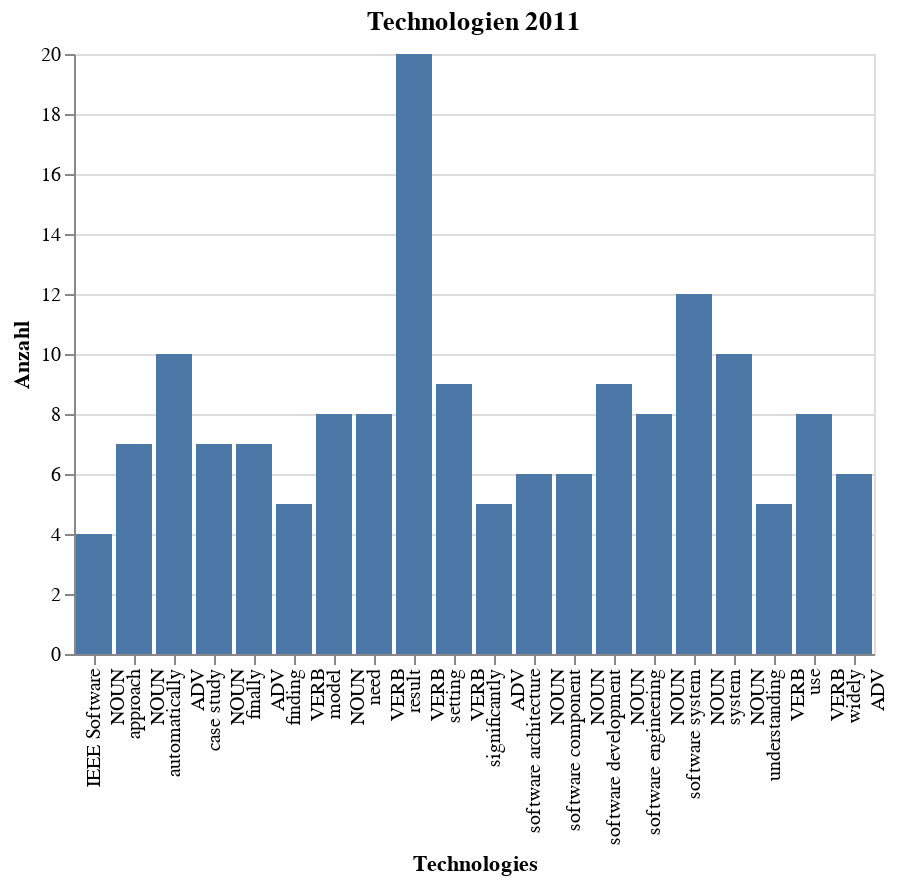

Write notebook code for a chart like this one.
### Markdown cell above
## Balkendiagramm 2011

### Code cell
year = 2011
d = data_words[year].nlargest(anzahl_top_topics).sort_values(ascending=False)
source = pd.DataFrame({'Technologies': d.index,
                            'Anzahl': d})
alt.Chart(source).mark_bar().encode(
        x='Technologies:O',
        y='Anzahl:Q'
    ).properties(
    title=f'Technologien {year}')

### Figure 1 — Vega-Lite specification as saved in the notebook (floating-point values rounded to 4 significant figures)
{"config": {"view": {"continuousWidth": 400, "continuousHeight": 300}}, "data": {"name": "data-d8cff84d2efc10619c56df4c14aec80c"}, "mark": "bar", "encoding": {"x": {"type": "ordinal", "field": "Technologies"}, "y": {"type": "quantitative", "field": "Anzahl"}}, "title": "Technologien 2011", "$schema": "https://vega.github.io/schema/vega-lite/v4.8.1.json", "datasets": {"data-d8cff84d2efc10619c56df4c14aec80c": [{"Technologies": ["result", "VERB"], "Anzahl": 20}, {"Technologies": ["software system", "NOUN"], "Anzahl": 12}, {"Technologies": ["automatically", "ADV"], "Anzahl": 10}, {"Technologies": ["system", "NOUN"], "Anzahl": 10}, {"Technologies": ["setting", "VERB"], "Anzahl": 9}, {"Technologies": ["software development", "NOUN"], "Anzahl": 9}, {"Technologies": ["software engineering", "NOUN"], "Anzahl": 8}, {"Technologies": ["model", "NOUN"], "Anzahl": 8}, {"Technologies": ["need", "VERB"], "Anzahl": 8}, {"Technologies": ["use", "VERB"], "Anzahl": 8}, {"Technologies": ["approach", "NOUN"], "Anzahl": 7}, {"Technologies": ["case study", "NOUN"], "Anzahl": 7}, {"Technologies": ["finally", "ADV"], "Anzahl": 7}, {"Technologies": ["software architecture", "NOUN"], "Anzahl": 6}, {"Technologies": ["software component", "NOUN"], "Anzahl": 6}, {"Technologies": ["widely", "ADV"], "Anzahl": 6}, {"Technologies": ["understanding", "VERB"], "Anzahl": 5}, {"Technologies": ["finding", "VERB"], "Anzahl": 5}, {"Technologies": ["significantly", "ADV"], "Anzahl": 5}, {"Technologies": ["IEEE Software", "NOUN"], "Anzahl": 4}]}}
